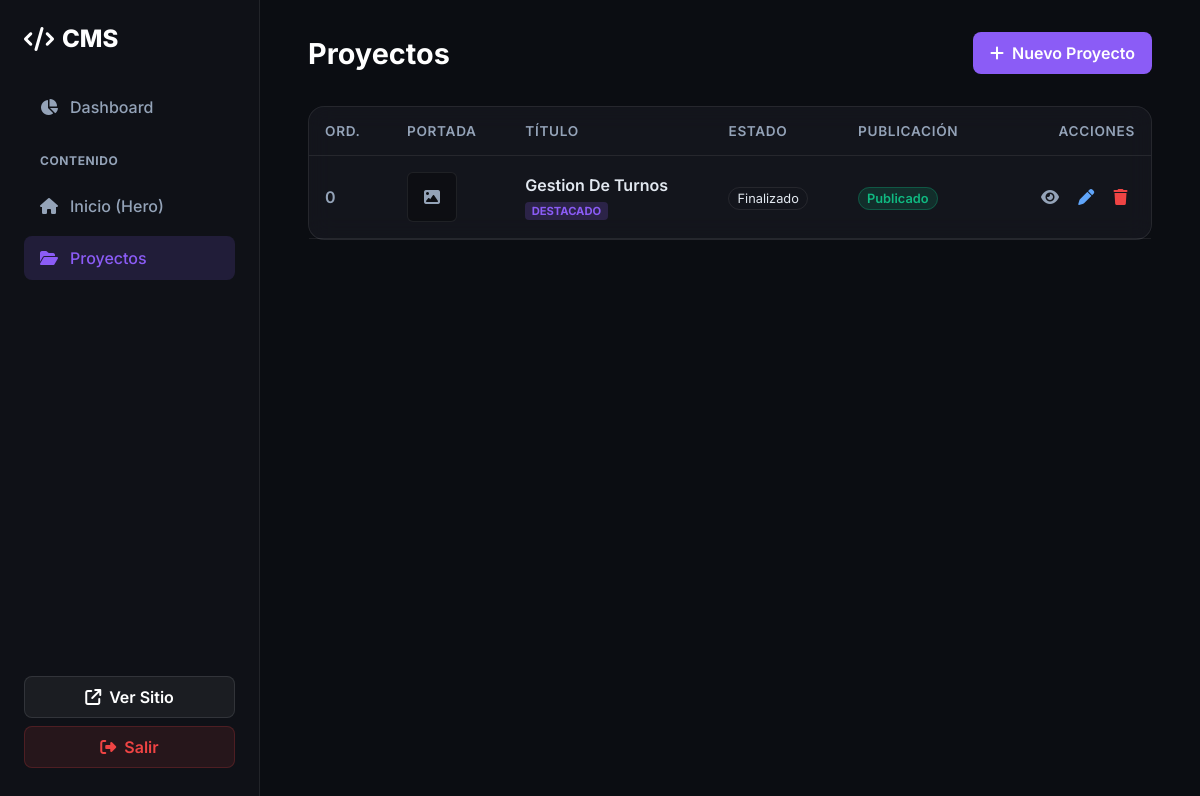
Screenshot of /panel/proyectos/ (signed in) with the database file from the repository.
### projects/models.py (models this page shows, shortened)
class Project(models.Model):
    ESTADO_CHOICES = (
        ('en_desarrollo', 'En Desarrollo'),
        ('produccion', 'Producción'),
        ('finalizado', 'Finalizado'),
        ('pausado', 'Pausado'),
    )
    PUBLICACION_CHOICES = (
        ('borrador', 'Borrador'),
        ('publicado', 'Publicado'),
    )
    titulo = models.CharField(_("Título"), max_length=200)
    slug = models.SlugField(_("Slug"), max_length=200, unique=True)
    descripcion_corta = models.TextField(_("Descripción Corta"), max_length=500)
    descripcion_larga = models.TextField(_("Descripción Larga"), blank=True)
    youtube_url = models.TextField(_("Enlace o Iframe de YouTube"), help_text="Requerido. Pega el enlace completo o el código <iframe> de YouTube. El sistema extraerá el video automáticamente.")
    youtube_id = models.CharField(_("ID de YouTube"), max_length=20, blank=True)
    miniatura_youtube = models.ImageField(_("Miniatura Automática de YouTube"), upload_to="projects/youtube_thumbs/", blank=True, null=True)
    imagen_portada = models.ImageField(_("Imagen Principal / Portada"), upload_to="projects/", blank=True, null=True)
    estado = models.CharField(_("Estado"), max_length=50, choices=ESTADO_CHOICES, default='finalizado')
    estado_publicacion = models.CharField(_("Estado de Publicación"), max_length=50, choices=PUBLICACION_CHOICES, default='publicado')
    destacado = models.BooleanField(_("Destacado"), default=False, help_text="Marcar para mostrar en la página principal.")
    url_demo = models.URLField(_("URL Demo"), blank=True)
    url_github = models.URLField(_("URL GitHub"), blank=True)
    url_cliente = models.URLField(_("URL Cliente"), blank=True)
    categorias = models.ManyToManyField(Category, verbose_name=_("Categorías"), related_name="proyectos", blank=True)
    tecnologias = models.ManyToManyField(Technology, verbose_name=_("Tecnologías"), related_name="proyectos", blank=True)
    orden = models.PositiveIntegerField(_("Orden"), default=0, help_text="Determina el orden visual en la página principal (ej. 1, 2, 3...)")
    fecha_creacion = models.DateField(_("Fecha de Creación"), blank=True, null=True)
    fecha_actualizacion = models.DateTimeField(auto_now=True)
    meta_title = models.CharField(_("Meta Title"), max_length=60, blank=True)
    meta_description = models.CharField(_("Meta Description"), max_length=160, blank=True)
    class Meta:
        verbose_name = _("Proyecto")
        verbose_name_plural = _("Proyectos")
        ordering = ['orden', '-fecha_creacion']
    @property
    def iframe(self):
        if self.embed_url:
            return format_html(
                '<iframe id="yt-player-{}" width="100%" height="100%" src="{}" frameborder="0" allow="accelerometer; autoplay; clipboard-write; encrypted-media; gyroscope; picture-in-picture; fullscreen" referrerpolicy="strict-origin-when-cross-origin" allowfullscreen webkitallowfullscreen mozallowfullscreen style="position: absolute; top: 0; left: 0;"></iframe>',
                self.id,
                self.embed_url
            )
        return ""

### panel/views.py (the view)
# urls.py: path('proyectos/', PanelProjectListView.as_view(), name='project_list'),
class PanelProjectListView(StaffRequiredMixin, ListView):
    model = Project
    template_name = 'panel/projects/list.html'
    context_object_name = 'proyectos'
    ordering = ['orden', '-fecha_creacion']

### panel/views.py (called while the page is built)
    def test_func(self):
        return self.request.user.is_staff

### templates/panel/projects/list.html (shortened to what this page needs)
{% extends 'panel/base_panel.html' %}
{% block content %}
<div class="panel-header">
    <h1 class="panel-title">Proyectos</h1>
    <a href="{% url 'panel:project_create' %}" class="btn-panel btn-panel-primary">
        <i class="fa-solid fa-plus"></i> Nuevo Proyecto
    </a>
</div>
<div class="panel-card" style="padding: 0;">
    {% if proyectos %}
    <table class="panel-table">
        <thead>
            <tr>
                <th style="width: 50px;">Ord.</th>
                <th>Portada</th>
                <th>Título</th>
                <th>Estado</th>
                <th>Publicación</th>
                <th style="text-align: right;">Acciones</th>
            </tr>
        </thead>
        <tbody>
            {% for proyecto in proyectos %}
            <tr style="transition: background 0.2s;" onmouseover="this.style.background='rgba(255,255,255,0.02)'" onmouseout="this.style.background='transparent'">
                <td style="color: var(--panel-text-muted); font-weight: 600;">{{ proyecto.orden }}</td>
                <td>
                    {% if proyecto.imagen_portada %}
                    <img src="{{ proyecto.imagen_portada.url }}" style="width: 48px; height: 48px; object-fit: cover; border-radius: 6px; border: 1px solid var(--panel-border);">
                    {% else %}
                    <div style="width: 48px; height: 48px; background: rgba(0,0,0,0.3); border-radius: 6px; border: 1px solid var(--panel-border); display:flex; align-items:center; justify-content:center; color: var(--panel-text-muted);">
                        <i class="fa-solid fa-image"></i>
                    </div>
                    {% endif %}
                </td>
                <td>
                    <div style="font-weight: 600; margin-bottom: 0.25rem;">{{ proyecto.titulo }}</div>
                    {% if proyecto.destacado %}
                    <span style="font-size: 0.7rem; background: rgba(139, 92, 246, 0.2); color: var(--panel-accent); padding: 0.1rem 0.4rem; border-radius: 4px; text-transform: uppercase; font-weight: 700;">Destacado</span>
                    {% endif %}
                </td>
                <td>
                    <span style="font-size: 0.8rem; border: 1px solid var(--panel-border); padding: 0.2rem 0.5rem; border-radius: 20px;">
                        {{ proyecto.get_estado_display }}
                    </span>
                </td>
                <td>
                    {% if proyecto.estado_publicacion == 'publicado' %}
                    <span style="font-size: 0.8rem; background: rgba(16, 185, 129, 0.15); color: #10b981; border: 1px solid rgba(16, 185, 129, 0.3); padding: 0.2rem 0.5rem; border-radius: 20px; font-weight: 600;">
                        Publicado
                    </span>
                    {% else %}
                    <span style="font-size: 0.8rem; background: rgba(245, 158, 11, 0.15); color: #f59e0b; border: 1px solid rgba(245, 158, 11, 0.3); padding: 0.2rem 0.5rem; border-radius: 20px; font-weight: 600;">
                        Borrador
                    </span>
                    {% endif %}
                </td>
                <td style="text-align: right;">
                    <a href="{% url 'projects:detail' proyecto.slug %}" target="_blank" class="btn-panel" style="padding: 0.4rem; color: var(--panel-text-muted);" title="Ver en el sitio">
                        <i class="fa-solid fa-eye"></i>
                    </a>
                    <a href="{% url 'panel:project_update' proyecto.pk %}" class="btn-panel" style="padding: 0.4rem; color: #60a5fa;" title="Editar">
                        <i class="fa-solid fa-pen"></i>
                    </a>
                    <a href="{% url 'panel:project_delete' proyecto.pk %}" class="btn-panel" style="padding: 0.4rem; color: var(--panel-danger);" title="Eliminar">
                        <i class="fa-solid fa-trash"></i>
                    </a>
                </td>
            </tr>
            {% endfor %}
        </tbody>
    </table>
    {% endif %}
</div>
{% endblock %}

### static/css/panel.css (style rules this page uses)
:root { --panel-bg: #0b0d12; --panel-sidebar: rgba(17, 19, 26, 0.8); --panel-surface: rgba(25, 28, 36, 0.6); --panel-border: rgba(255, 255, 255, 0.08); --panel-text: #e2e8f0; --panel-text-muted: #94a3b8; --panel-accent: #8b5cf6; --panel-accent-hover: #7c3aed; --panel-danger: #ef4444; }
body.panel-mode { background-color: var(--panel-bg); color: var(--panel-text); margin: 0; font-family: 'Inter', system-ui, sans-serif; display: flex; min-height: 100vh; }
.panel-header { display: flex; justify-content: space-between; align-items: center; margin-bottom: 2rem; }
.panel-title { font-size: 1.8rem; font-weight: 700; margin: 0; color: #fff; }
.panel-card { background: var(--panel-surface); backdrop-filter: blur(12px); border: 1px solid var(--panel-border); border-radius: 16px; padding: 1.5rem; margin-bottom: 1.5rem; }
.panel-table { width: 100%; border-collapse: collapse; }
.panel-table th, .panel-table td { padding: 1rem; text-align: left; border-bottom: 1px solid var(--panel-border); }
.panel-table th { color: var(--panel-text-muted); font-weight: 600; font-size: 0.85rem; text-transform: uppercase; letter-spacing: 0.05em; }
.btn-panel { display: inline-flex; align-items: center; gap: 0.5rem; padding: 0.5rem 1rem; border-radius: 8px; font-weight: 600; cursor: pointer; text-decoration: none; transition: all 0.2s; border: 1px solid transparent; font-family: inherit; font-size: 1rem; box-sizing: border-box; height: 42px; }
.btn-panel-primary { background: var(--panel-accent); color: #fff; }

### rows the page displays
Project: orden "0", titulo "Gestion De Turnos", destacado "DESTACADO", estado "Finalizado", estado_publicacion "Publicado"
